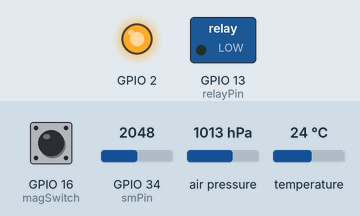
Simulated run of this sketch. Board: ESP32. Parts: switched loads named in the sketch (green lamp = pin HIGH), output pins drawn as LEDs (lit = HIGH). Inputs (shaded band) come from the test bench; at power-on: GPIO 34 (smPin) = 2048, GPIO 16 (magSwitch) HIGH, air pressure 1013 hPa, temperature 24 °C (analog values on the 0–4095 scale). WiFi joins after 1.5 s; servers stay silent unless stated; what the sketch prints to the serial monitor is not drawn.

Above: at 2.7 s.
2.8 s: GPIO 34 (smPin) set to 3063
4.6 s: GPIO 34 (smPin) set to 3125
At 6.5 s:
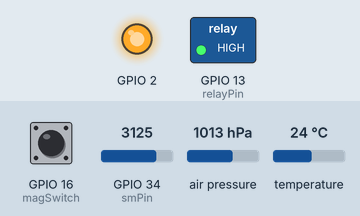
9.3 s: GPIO 34 (smPin) set to 2866
At 11.9 s:
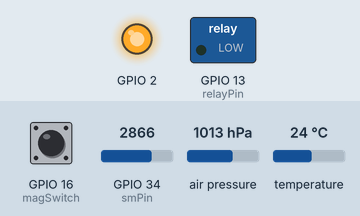
12.4 s: GPIO 34 (smPin) set to 3603
At 13.7 s:
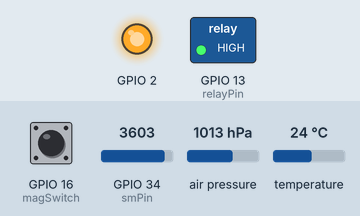
Timing chart, 0 to 15.2 s (numbered marks = the images above; inputs shaded):
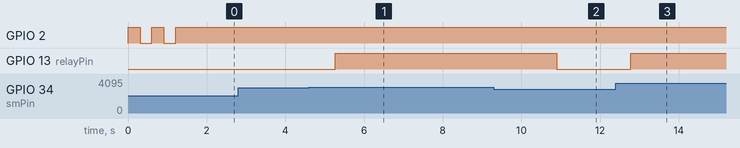

The sketch:

plant-monitoring-sys.ino
```cpp
#include <Wire.h>
#include <WiFi.h>
#include <Adafruit_BMP280.h>
#include "FirebaseESP32.h"

// =====================================================
// WIFI CONFIGURATION
// =====================================================

#define WIFI_SSID       "YOUR_WIFI_NAME"
#define WIFI_PASSWORD   "YOUR_WIFI_PASSWORD"

// =====================================================
// FIREBASE CONFIGURATION
// Use the same credentials as your working Firebase code.
// FIREBASE_HOST must NOT include https://
// =====================================================

#define FIREBASE_HOST   "YOUR_FIREBASE_HOST"
#define FIREBASE_AUTH   "YOUR_FIREBASE_AUTH_TOKEN"

FirebaseData firebaseData;

// =====================================================
// PIN CONFIGURATION
// =====================================================

#define smPin       34
#define relayPin    13
#define magSwitch   16

// =====================================================
// BMP280 CONFIGURATION
// =====================================================

#define SEALEVELPRESSURE_HPA 1013.25

Adafruit_BMP280 bmp;

// =====================================================
// SENSOR VARIABLES
// =====================================================

int smValue;
int smLimit = 1000;

float tempC;
float tempF;
float atPressure;
float altitude;

int swStatus;
int lastSw;

bool pumpOn = false;

int delayTime = 500;

// =====================================================
// FIREBASE DATABASE PATHS
// =====================================================

String basePath = "IOTLAB/My_App/SmartPlant";

// =====================================================
// SETUP
// =====================================================

void setup()
{
  Serial.begin(115200);

  // Soil moisture sensor
  pinMode(smPin, INPUT);
  analogReadResolution(12);

  // Relay: pump OFF initially
  pinMode(relayPin, OUTPUT);
  digitalWrite(relayPin, LOW);

  // Magnetic switch
  pinMode(magSwitch, INPUT_PULLUP);

  // ESP32 I2C: SDA = 21, SCL = 22
  Wire.begin(21, 22);

  Serial.println();
  Serial.println("==================================");
  Serial.println(" SMART PLANT MONITORING SYSTEM");
  Serial.println("==================================");

  // ---------------------------------------------------
  // INITIALIZE BMP280
  // ---------------------------------------------------

  if (!bmp.begin(0x76))
  {
    if (!bmp.begin(0x77))
    {
      Serial.println("ERROR: BMP280 not detected!");
      Serial.println("Check SDA, SCL, VCC, GND and address.");

      digitalWrite(relayPin, LOW);

      while (true)
      {
        delay(1000);
      }
    }
  }

  bmp.setSampling(
    Adafruit_BMP280::MODE_NORMAL,
    Adafruit_BMP280::SAMPLING_X2,
    Adafruit_BMP280::SAMPLING_X16,
    Adafruit_BMP280::FILTER_X16,
    Adafruit_BMP280::STANDBY_MS_500
  );

  lastSw = digitalRead(magSwitch);

  Serial.println("BMP280 detected.");

  // ---------------------------------------------------
  // CONNECT TO WIFI
  // ---------------------------------------------------

  pinMode(2, OUTPUT);

  WiFi.begin(WIFI_SSID, WIFI_PASSWORD);

  Serial.print("Connecting to Wi-Fi");

  while (WiFi.status() != WL_CONNECTED)
  {
    digitalWrite(2, !digitalRead(2));
    Serial.print(".");
    delay(300);
  }

  Serial.println();
  Serial.print("Connected with IP: ");
  Serial.println(WiFi.localIP());

  // ---------------------------------------------------
  // INITIALIZE FIREBASE - YOUR WORKING API
  // ---------------------------------------------------

  Firebase.begin(FIREBASE_HOST, FIREBASE_AUTH);
  Firebase.reconnectWiFi(true);

  Serial.println("Firebase initialized.");
  Serial.println("System ready.");
}

// =====================================================
// MAIN LOOP
// =====================================================

void loop()
{
  // ---------------------------------------------------
  // 1. READ SOIL MOISTURE
  // ---------------------------------------------------

  smValue = 4095 - analogRead(smPin);

  Serial.println();
  Serial.println("---------- SENSOR READINGS ----------");

  Serial.print("Soil Moisture: ");
  Serial.println(smValue);

  // ---------------------------------------------------
  // 2. AUTOMATIC WATERING
  // ---------------------------------------------------

  pumpOn = (smValue < smLimit);

  if (pumpOn)
  {
    digitalWrite(relayPin, HIGH);
    Serial.println("Soil Status: DRY");
    Serial.println("Pump: ON");
  }
  else
  {
    digitalWrite(relayPin, LOW);
    Serial.println("Soil Status: WET ENOUGH");
    Serial.println("Pump: OFF");
  }

  // ---------------------------------------------------
  // 3. READ BMP280
  // ---------------------------------------------------

  tempC = bmp.readTemperature();
  tempF = (1.8 * tempC) + 32.0;

  atPressure = bmp.readPressure() / 100.0F;
  altitude = bmp.readAltitude(SEALEVELPRESSURE_HPA);

  Serial.println();
  Serial.println("BMP280 ENVIRONMENT DATA");

  Serial.print("Temperature: ");
  Serial.print(tempC);
  Serial.println(" deg C");

  Serial.print("Temperature: ");
  Serial.print(tempF);
  Serial.println(" deg F");

  Serial.print("Pressure: ");
  Serial.print(atPressure);
  Serial.println(" hPa");

  Serial.print("Estimated Altitude: ");
  Serial.print(altitude);
  Serial.println(" m");

  // ---------------------------------------------------
  // 4. READ MAGNETIC WINDOW SWITCH
  // ---------------------------------------------------

  swStatus = digitalRead(magSwitch);
  lastSw = swStatus;

  bool windowOpen = (swStatus == HIGH);

  String soilStatus = pumpOn ? "DRY" : "WET ENOUGH";
  String pumpStatus = pumpOn ? "ON" : "OFF";
  String windowStatus = windowOpen ? "OPEN" : "CLOSED";

  Serial.println();
  Serial.println("WINDOW STATUS");
  Serial.print("Window: ");
  Serial.println(windowStatus);

  // ---------------------------------------------------
  // 5. UPLOAD DATA TO FIREBASE
  // Uses your existing FirebaseESP32 API.
  // Each value is stored at its own database path.
  // ---------------------------------------------------

  if (WiFi.status() == WL_CONNECTED)
  {
    Serial.println();
    Serial.println("---------- FIREBASE UPLOAD ----------");

    bool uploadOK = true;

    if (!Firebase.setInt(
          firebaseData,
          basePath + "/Soil_Moisture",
          smValue))
    {
      uploadOK = false;
      Serial.print("Soil moisture error: ");
      Serial.println(firebaseData.errorReason());
    }

    if (!Firebase.setInt(
          firebaseData,
          basePath + "/Soil_Limit",
          smLimit))
    {
      uploadOK = false;
      Serial.print("Soil limit error: ");
      Serial.println(firebaseData.errorReason());
    }

    if (!Firebase.setString(
          firebaseData,
          basePath + "/Soil_Status",
          soilStatus))
    {
      uploadOK = false;
      Serial.print("Soil status error: ");
      Serial.println(firebaseData.errorReason());
    }

    if (!Firebase.setString(
          firebaseData,
          basePath + "/Pump_Status",
          pumpStatus))
    {
      uploadOK = false;
      Serial.print("Pump status error: ");
      Serial.println(firebaseData.errorReason());
    }

    if (!Firebase.setFloat(
          firebaseData,
          basePath + "/Temperature_C",
          tempC))
    {
      uploadOK = false;
      Serial.print("Temperature C error: ");
      Serial.println(firebaseData.errorReason());
    }

    if (!Firebase.setFloat(
          firebaseData,
          basePath + "/Temperature_F",
          tempF))
    {
      uploadOK = false;
      Serial.print("Temperature F error: ");
      Serial.println(firebaseData.errorReason());
    }

    if (!Firebase.setFloat(
          firebaseData,
          basePath + "/Pressure_hPa",
          atPressure))
    {
      uploadOK = false;
      Serial.print("Pressure error: ");
      Serial.println(firebaseData.errorReason());
    }

    if (!Firebase.setFloat(
          firebaseData,
          basePath + "/Altitude_m",
          altitude))
    {
      uploadOK = false;
      Serial.print("Altitude error: ");
      Serial.println(firebaseData.errorReason());
    }

    if (!Firebase.setString(
          firebaseData,
          basePath + "/Window_Status",
          windowStatus))
    {
      uploadOK = false;
      Serial.print("Window status error: ");
      Serial.println(firebaseData.errorReason());
    }

    if (uploadOK)
    {
      Serial.println("All sensor values uploaded successfully!");
      Serial.print("Database path: ");
      Serial.println(basePath);
    }
    else
    {
      Serial.println("Some Firebase uploads failed.");
    }
  }
  else
  {
    Serial.println("Wi-Fi disconnected. Upload skipped.");
    WiFi.reconnect();
  }

  // ---------------------------------------------------
  // 6. NEXT READING
  // ---------------------------------------------------

  Serial.println("-------------------------------------");
  Serial.println("Next reading in 2 seconds...");

  delay(delayTime);
}
```

Measured:
- the behaviour switches between 3095 and 3096 on GPIO 34 (smPin) (found by bisection; images 0 and 1)
- after the input at 2.8 s, every drawn part: stays the same
- after the input at 4.6 s, GPIO 13 (relayPin): LOW → HIGH after 0.67 s
- after the input at 9.3 s, GPIO 13 (relayPin): HIGH → LOW after 1.6 s
- after the input at 12.4 s, GPIO 13 (relayPin): LOW → HIGH after 0.38 s
